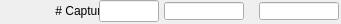
   <widget class="caFrame" name="caFrame_5">
    <property name="geometry">
     <rect>
      <x>334</x>
      <y>321</y>
      <width>341</width>
      <height>24</height>
     </rect>
    </property>
    <widget class="caLabel" name="caLabel_12">
     <property name="geometry">
      <rect>
       <x>0</x>
       <y>1</y>
       <width>108</width>
       <height>20</height>
      </rect>
     </property>
     <property name="frameShape">
      <enum>QFrame::NoFrame</enum>
     </property>
     <property name="text">
      <string># Capture</string>
     </property>
     <property name="alignment">
      <set>Qt::AlignAbsolute|Qt::AlignRight|Qt::AlignTrailing|Qt::AlignVCenter</set>
     </property>
     <property name="fontScaleMode">
      <enum>ESimpleLabel::WidthAndHeight</enum>
     </property>
     <property name="foreground">
      <color>
       <red>0</red>
       <green>0</green>
       <blue>0</blue>
      </color>
     </property>
     <property name="background">
      <color alpha="0">
       <red>0</red>
       <green>0</green>
       <blue>0</blue>
      </color>
     </property>
    </widget>
    <widget class="caTextEntry" name="caTextEntry_3">
     <property name="geometry">
      <rect>
       <x>99</x>
       <y>0</y>
       <width>60</width>
       <height>22</height>
      </rect>
     </property>
     <property name="channel" stdset="0">
      <string>$(P)$(R)NumCapture</string>
     </property>
     <property name="foreground">
      <color>
       <red>0</red>
       <green>0</green>
       <blue>0</blue>
      </color>
     </property>
     <property name="background">
      <color>
       <red>115</red>
       <green>223</green>
       <blue>255</blue>
      </color>
     </property>
     <property name="colorMode">
      <enum>caLineEdit::Static</enum>
     </property>
     <property name="precisionMode">
      <enum>caLineEdit::Channel</enum>
     </property>
     <property name="limitsMode">
      <enum>caLineEdit::Channel</enum>
     </property>
     <property name="maxValue">
      <double>1.000000000000000</double>
     </property>
     <property name="minValue">
      <double>0.000000000000000</double>
     </property>
     <property name="fontScaleMode">
      <enum>caLineEdit::WidthAndHeight</enum>
     </property>
     <property name="formatType">
      <enum>caLineEdit::decimal</enum>
     </property>
    </widget>
    <widget class="caLineEdit" name="caLineEdit_8">
     <property name="geometry">
      <rect>
       <x>259</x>
       <y>2</y>
       <width>80</width>
       <height>18</height>
      </rect>
     </property>
     <property name="alignment">
      <set>Qt::AlignAbsolute|Qt::AlignLeading|Qt::AlignLeft|Qt::AlignVCenter</set>
     </property>
     <property name="channel" stdset="0">
      <string>$(P)$(R)NumCaptured_RBV</string>
     </property>
     <property name="foreground">
      <color>
       <red>10</red>
       <green>0</green>
       <blue>184</blue>
      </color>
     </property>
     <property name="background">
      <color>
       <red>187</red>
       <green>187</green>
       <blue>187</blue>
      </color>
     </property>
     <property name="colorMode">
      <enum>caLineEdit::Static</enum>
     </property>
     <property name="precisionMode">
      <enum>caLineEdit::Channel</enum>
     </property>
     <property name="limitsMode">
      <enum>caLineEdit::Channel</enum>
     </property>
     <property name="maxValue">
      <double>1.000000000000000</double>
     </property>
     <property name="minValue">
      <double>0.000000000000000</double>
     </property>
     <property name="fontScaleMode">
      <enum>caLineEdit::WidthAndHeight</enum>
     </property>
     <property name="formatType">
      <enum>caLineEdit::decimal</enum>
     </property>
    </widget>
    <widget class="caLineEdit" name="caLineEdit_9">
     <property name="geometry">
      <rect>
       <x>164</x>
       <y>2</y>
       <width>80</width>
       <height>18</height>
      </rect>
     </property>
     <property name="alignment">
      <set>Qt::AlignAbsolute|Qt::AlignLeading|Qt::AlignLeft|Qt::AlignVCenter</set>
     </property>
     <property name="channel" stdset="0">
      <string>$(P)$(R)NumCapture_RBV</string>
     </property>
     <property name="foreground">
      <color>
       <red>10</red>
       <green>0</green>
       <blue>184</blue>
      </color>
     </property>
     <property name="background">
      <color>
       <red>187</red>
       <green>187</green>
       <blue>187</blue>
      </color>
     </property>
     <property name="colorMode">
      <enum>caLineEdit::Static</enum>
     </property>
     <property name="precisionMode">
      <enum>caLineEdit::Channel</enum>
     </property>
     <property name="limitsMode">
      <enum>caLineEdit::Channel</enum>
     </property>
     <property name="maxValue">
      <double>1.000000000000000</double>
     </property>
     <property name="minValue">
      <double>0.000000000000000</double>
     </property>
     <property name="fontScaleMode">
      <enum>caLineEdit::WidthAndHeight</enum>
     </property>
     <property name="formatType">
      <enum>caLineEdit::decimal</enum>
     </property>
    </widget>
   </widget>
